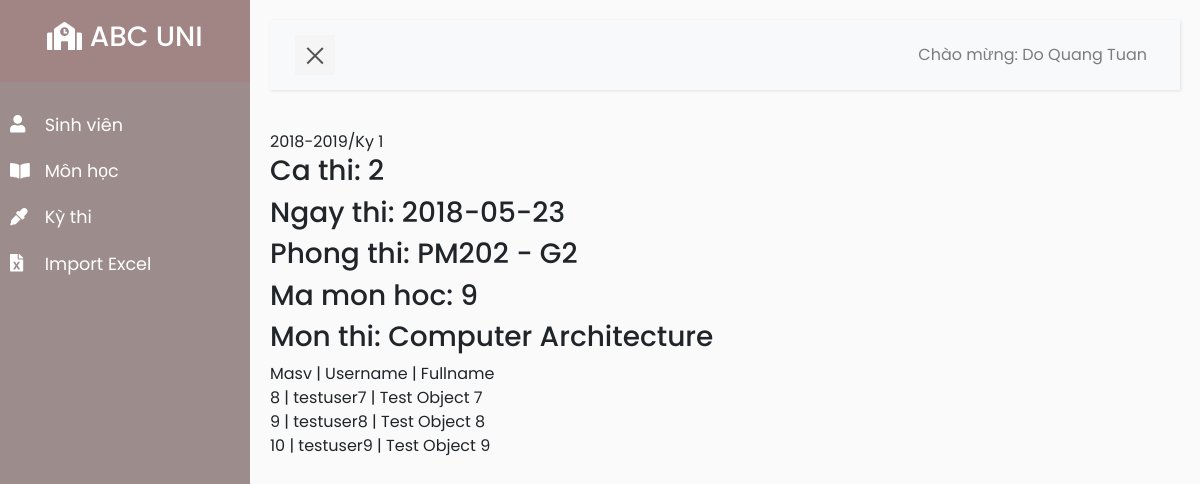
Screenshot of /admin.php?location=kythi&&kythi_id=1&&getAll=1 (signed in) with the database file from the repository.
### tables this page shows
CREATE TABLE `kythi` (
  `kythi_id` int(11) NOT NULL,
  `ten_ky_thi` varchar(100) NOT NULL
);

CREATE TABLE `cathi` (
  `cathi_id` int(11) NOT NULL,
  `room_id` int(11) NOT NULL,
  `hocphan_id` int(11) NOT NULL,
  `kythi_id` int(11) NOT NULL,
  `ngaythi` date NOT NULL,
  `cathi` int(11) NOT NULL
);

CREATE TABLE `room` (
  `room_id` int(11) NOT NULL,
  `room_name` varchar(45) NOT NULL,
  `max_slot` int(11) NOT NULL
);

CREATE TABLE `hocphan` (
  `hocphan_id` int(11) NOT NULL,
  `ten_mon_hoc` varchar(100) NOT NULL,
  `teacher_id` int(11) NOT NULL DEFAULT '1'
);

CREATE TABLE `sv_cathi` (
  `sv_id` int(11) NOT NULL,
  `cathi_id` int(11) NOT NULL
);

CREATE TABLE `user` (
  `user_id` int(11) NOT NULL,
  `username` varchar(100) NOT NULL,
  `password` varchar(100) NOT NULL,
  `fullname` varchar(200) NOT NULL,
  `isAdmin` int(11) NOT NULL DEFAULT '0'
);

### admin/model/Data.php (called while the page is built, shortened)
<?php
require_once("core/data/PDOData.php");
class Data {
  public function getStudentByExam($cathi, $ngaythi, $room_id) {
    $db = new PDOData();
    $data = $db->doPreparedQuery("
    select  sc.sv_id, u.username, u.fullname,
            k.kythi_id, k.ten_ky_thi,
            sc.cathi_id, c.cathi, c.ngaythi,
            r.room_id, r.room_name,
            h.hocphan_id, h.ten_mon_hoc
    from sv_cathi sc
    inner join cathi c
    on sc.cathi_id = c.cathi_id
    inner join user u
    on sc.sv_id = u.user_id
    inner join room r
    on c.room_id = r.room_id
    inner join hocphan h
    on c.hocphan_id = h.hocphan_id
    inner join kythi k
    on c.kythi_id = k.kythi_id
    where c.cathi = ? and c.ngaythi = ? and r.room_id = ?
    order by c.cathi, c.ngaythi, r.room_id;
    ", array($cathi, $ngaythi, $room_id));
    return $data;
  }
  public function getSemesterName($kythi_id) {
    $db = new PDOData();
    $data = $db->doPreparedQuery("
      select *
      from kythi
      where kythi_id = ?
    ", array($kythi_id));
    return $data;
  }
  public function groupBy_CaThi_NgayThi_PhongThi($kythi_id) {
    $db = new PDOData();
    $data = $db->doPreparedQuery("
      select  k.kythi_id, k.ten_ky_thi,
              sc.cathi_id, c.cathi, c.ngaythi,
              r.room_id, r.room_name
      from sv_cathi sc
      inner join cathi c
      on sc.cathi_id = c.cathi_id
      inner join room r
      on c.room_id = r.room_id
      inner join kythi k
      on c.kythi_id = k.kythi_id
      where k.kythi_id = ?
      group by c.cathi, c.ngaythi, r.room_id
      order by c.cathi, c.ngaythi, r.room_id;
    ", array($kythi_id));
    return $data;
  }
}

### core/data/PDOdata.php (called while the page is built, shortened)
<?php
class PDOData {
  private $db = null;
  private $servername = "localhost:3307";
  private $database = "abcuni_db";
  private $username = "root";
  private $password = "quangtuan99";
  public function __construct() {
    try {
      $this->db = new PDO("mysql:host=$this->servername;dbname=$this->database", $this->username, $this->password);
    } catch(PDOException $e) { echo $e->getMessage();	}
  }
  public function __destruct() {
    try {
      $this->db = null;
    } catch(PDOException $e) { echo $e->getMessage();	}
  }
  public function doPreparedQuery($queryTmpl, $paras) {
    $ret = array();
    try {
      $stmt = $this->db->prepare($queryTmpl);
      foreach ($paras as $k=>$v) $stmt->bindValue($k+1, $v);
      $stmt->execute();
      while ($row = $stmt->fetch(PDO::FETCH_ASSOC)) {
        $ret[] = $row;
      }
    } catch(PDOException $e) {	echo $e; }
    return $ret;
  }
}

### admin/view/DataView.php (the view, shortened to what this page needs)
<?php
class DataView {
  private $data;
  public function __construct($data) {
    $this->data = $data;
    $this->current_path = "http://$_SERVER[HTTP_HOST]$_SERVER[REQUEST_URI]";
    $arr = explode('&&', $this->current_path);
    $path = "";
    for ($i = 0; $i < count($arr); ++$i){
      if ($i == 0){
        $path .= $arr[$i];
      }
      else {
        if (strpos($arr[$i], 'modify') === false) {
          $path .= '&&' . $arr[$i];
        }
      }
    }
    $this->current_path = $path;
  }
  public function studentByExamView() {
    $html = "";
    $html .= '<h3>Ca thi: '.$this->data[0]["cathi"].'</h3>';
    $html .= '<h3>Ngay thi: '.$this->data[0]["ngaythi"].'</h3>';
    $html .= '<h3>Phong thi: '.$this->data[0]["room_name"].'</h3>';
    $html .= '<h3>Ma mon hoc: '.$this->data[0]["hocphan_id"].'</h3>';
    $html .= '<h3>Mon thi: '.$this->data[0]["ten_mon_hoc"].'</h3>';
    $html .= 'Masv | ';
    $html .= 'Username | ';
    $html .= 'Fullname<br />';
    foreach($this->data as $std){
      $html .= $std["sv_id"] . ' | ';
      $html .= $std["username"] . ' | ';
      $html .= $std["fullname"] . '<br />';
    }
    return $html;
  }
}

### admin/control/DataManager.php (shortened to what this page needs)
<?php
require_once("admin/model/Data.php");
require_once("admin/view/DataView.php");
class DataManager {
  public function showSemesterList() {
    if (isset($_GET["kythi_id"]) && $_GET["kythi_id"] != ""){
      $this->showExamListBySemester();
    }
  }
  public function showExamListBySemester() {
    $model = new \admin\model\Data();
    $data = $model->getExamListBySemester($_GET["kythi_id"]);
    $semester_name = $model->getSemesterName($_GET["kythi_id"])[0]["ten_ky_thi"];
    echo $semester_name . '<br />';
    if (isset($_GET["getAll"])){
      $examGroup = $model->groupBy_CaThi_NgayThi_PhongThi($_GET["kythi_id"]);
      foreach ($examGroup as $group){
        $stdList = $model->getStudentByExam($group["cathi"], $group["ngaythi"], $group["room_id"]);
        $view = new \admin\view\DataView($stdList);
        echo $view->studentByExamView();
      }
    }
    else {
      $view = new \admin\view\DataView($data);
      echo $view->examListView();
    }
  }
}

### css/style5.css (style rules this page uses)
body { font-family: 'Poppins', sans-serif; background: #fafafa; }

### rows the page displays
kythi: ten_ky_thi "2018-2019/Ky 1", cathi.cathi "2", cathi.ngaythi "2018-05-23", room.room_name "PM202 - G2", hocphan.hocphan_id "9", hocphan.ten_mon_hoc "Computer Architecture", studentByExamView "Masv | Username |"
sv_cathi: value "8 | testuser7 |", sv.fullname "Test Object 7"
sv_cathi: value "9 | testuser8 |", sv.fullname "Test Object 8"
sv_cathi: value "10 | testuser9 |", sv.fullname "Test Object 9"

### other values shown
$_SESSION["fullname"] "Do Quang Tuan"
